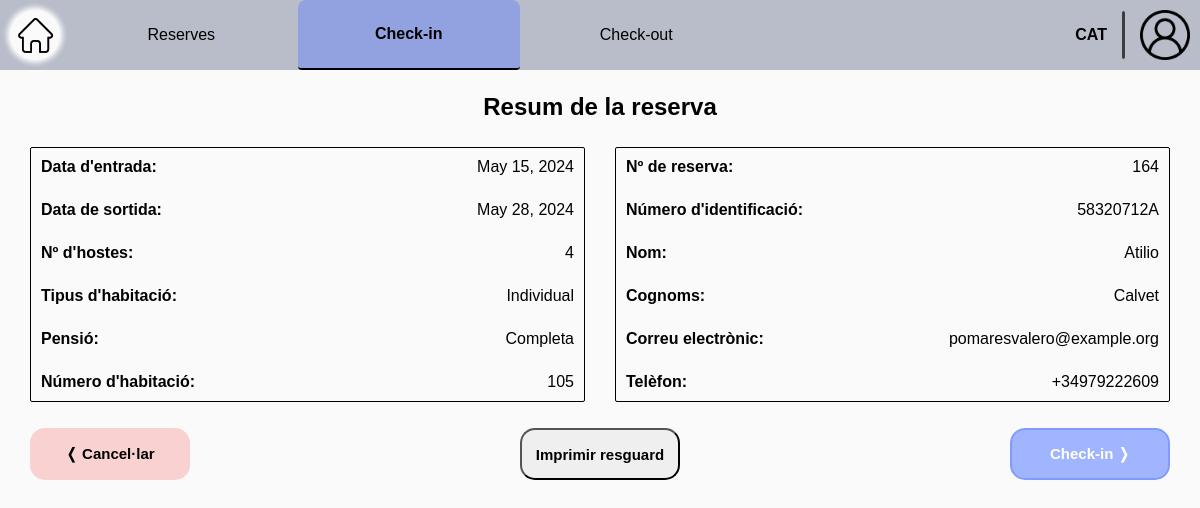
The page /receptionist/check-in/summary/164/ (signed in) on the database its author committed.
### Reception/models.py (models this page shows, shortened)
class RoomReservation(models.Model):
    client = models.ForeignKey(Client, on_delete=models.CASCADE)
    room = models.ForeignKey(Room, on_delete=models.CASCADE, to_field='id')
    entry = models.DateField()
    exit = models.DateField()
    pension_type = models.CharField(
        max_length=c.DROPDOWN_MAX_LENGTH,
        choices=c.get_pension_types,
        default='Sense pensió'
    )
    num_guests = models.IntegerField()
    is_active = models.BooleanField(default=True)
    check_in_active = models.BooleanField(default=False)
    check_out_active = models.BooleanField(default=False)
    class Meta:
        unique_together = ('room', 'entry', 'exit')

class Room(models.Model):
    is_clean = models.BooleanField()
    is_taken = models.BooleanField()
    room_num = models.IntegerField(unique=True)
    room_type = models.CharField(
        max_length=c.DROPDOWN_MAX_LENGTH,
        choices=c.get_room_types,
        default='Double'
    )
    room_price = models.IntegerField(default=0)
    cleaner = models.ForeignKey(Worker, on_delete=models.SET_NULL, null=True, blank=True,
                                limit_choices_to={'type': 'cleaner'})

class HotelUser(AbstractUser):
    email = models.EmailField()
    phone_number = models.CharField(max_length=c.PHONE_NUMBER_LENGTH)
    id_number = models.CharField(max_length=c.ID_NUMBER, blank=True, unique=True)

### Reception/views.py (the view, shortened to what this page needs)
# urls.py: path('check-in/summary/<int:pk>/', v.check_in_summary, name='check_in_summary'),
@worker_required('receptionist')
def check_in_summary(request, pk):
    try:
        reservation = RoomReservation.objects.get(id=pk, is_active=True, check_in_active=False)
        client = reservation.client
        client = reservation.client
        return render(request, c.get_check_in_path(2), {
            'client': client,
            'reservation': reservation,
            'check_in': None
        })
    except RoomReservation.DoesNotExist:
        messages.error(request, "No s'ha trobat la reserva")
        return redirect('check_in')
    except HotelUser.DoesNotExist:
        messages.error(request, "No s'ha trobat el client")
        return redirect('check_in')

### Reception/config.py (called while the page is built)
    @staticmethod
    def get_check_in_path(n: int):
        return p.CHECK_IN_PATH[n]

### templates/worker/receptionist/check-in/check_in_2.html (shortened to what this page needs)
{% extends "worker/receptionist/base_receptionist.html" %}
{% load static %}
{% block extra_css %}
    <link rel="stylesheet" href="{% static 'css/worker/receptionist/check-in/check_in_2.css' %}">
{% endblock extra_css %}
{% block id_check-in %} id="current-page" {% endblock id_check-in %}
{% block content %}
    <div class="main">
        <h2>Resum de la reserva</h2>
        <div class="reservation-briefing">
            <ul class="reservation-briefing-data">
                <li><h5>Data d'entrada:</h5> <p>{{ reservation.entry }}</p></li>
                <li><h5>Data de sortida:</h5> <p>{{ reservation.exit }}</p></li>
                <li><h5>Nº d'hostes:</h5> <p>{{ reservation.num_guests }}</p></li>
                <li><h5>Tipus d'habitació:</h5> <p>{{ reservation.room.room_type }}</p></li>
                <li><h5>Pensió:</h5> <p>{{ reservation.pension_type }}</p></li>
                <li><h5>Número d'habitació:</h5> <p>{{ reservation.room.room_num }}</p></li>
            </ul>
            <ul class="reservation-briefing-data">
                <li><h5>Nº de reserva:</h5> <p>{{ reservation.id }}</p></li>
                <li><h5>Número d'identificació:</h5> <p>{{ client.id_number }}</p></li>
                <li><h5>Nom:</h5> <p>{{ client.first_name }}</p></li>
                <li><h5>Cognoms:</h5> <p>{{ client.last_name }}</p></li>
                <li><h5>Correu electrònic:</h5> <p>{{ client.email }}</p></li>
                <li><h5>Telèfon:</h5> <p>{{ client.phone_number }}</p></li>
            </ul>
        </div>
        <form action="" method="post">
            <div class="procedural-buttons">
                <button class="cancel-button" type="button" onclick="goBack()">&#10092; Cancel·lar</button>
                <button type="submit" name="action" value="print_receipt">Imprimir resguard</button>
                <button type="submit" name="action" value="check_in" class="continue-button">Check-in &#10093;</button>
            </div>
        </form>
    </div>
{% endblock %}

### static/css/base.css (style rules this page uses)
body { background-color: #fafafa; font-family: "Gill Sans MT", Arial, sans-serif; margin: 0; padding: 0; aspect-ratio: 16 / 9; width: 100%; height: 100vh; display: flex; flex-direction: column; }
.main { position: relative; display: flex; flex-direction: column; align-items: center; height: 95%; width: 95%; max-height: 900px; max-width: 1600px; gap: 10px; margin-bottom: 10px; }

### static/css/worker/worker.css (style rules this page uses)
button { cursor: pointer; }
p { margin: 0; font-size: 1em; }
h2 { margin-top: 10px; margin-bottom: 0; font-size: 1.5em; font-weight: bold; }
h5 { margin: 0; font-size: 1em; font-weight: bold; }
.reservation-briefing { display: flex; flex-direction: row; justify-content: space-between; width: 100%; max-width: 1200px; gap: 30px; }
.reservation-briefing-data { display: flex; justify-content: flex-start; flex-direction: column; width: 48%; border: solid 1px black; border-radius: 2px; padding: 10px; gap: 25px; }
.reservation-briefing-data li { display: flex; flex-direction: row; justify-content: space-between; }
.reservation-briefing-data p { align-content: center; }
.procedural-buttons { height: 8%; width: 100%; display: flex; flex-direction: row; justify-content: space-between; align-items: center; }
.procedural-buttons button { display: flex; align-items: center; justify-content: center; height: 100%; width: 20%; max-height: 60px; max-width: 160px; min-height: 40px; min-width: 104px; margin-top: 0; margin-bottom: 0; font-size: 15px; font-weight: bold; border-radius: 15px; cursor: pointer; transition: opacity 0.2s; padding: 15px 10px; }
.cancel-button { color: black; background-color: rgba(246, 46, 46, 0.2); border: none; }
.continue-button { color: white; background-color: #a1b5ff; border: 2px solid #7f9bff; }

### static/css/worker/receptionist/check-in/check_in_2.css (style rules this page uses)
form { width: 100%; max-width: 1200px; }
.procedural-buttons { height: 100%; }

### rows shown on the page
RoomReservation: entry "May 15, 2024", exit "May 28, 2024", num_guests "4", room.room_type "Individual", pension_type "Completa", room.room_num "105", id "164"
HotelUser: id_number "58320712A", first_name "Atilio", last_name "Calvet", email "pomaresvalero@example.org", phone_number "+34979222609"
